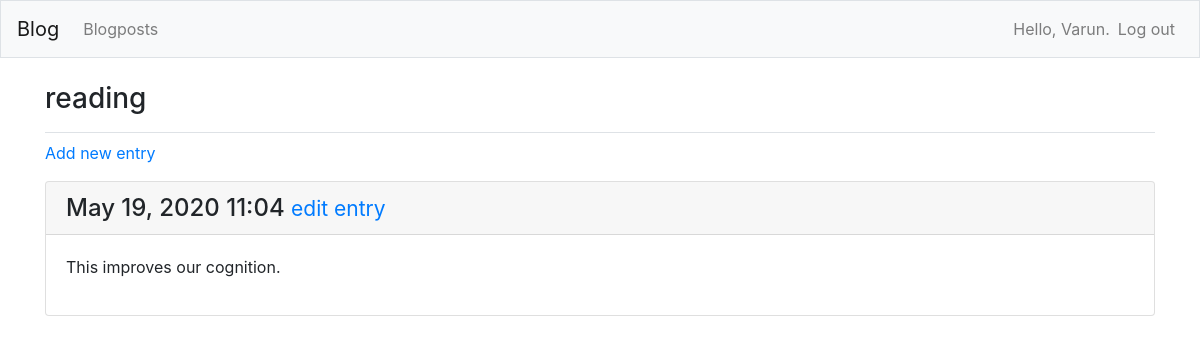
The page /blogposts/4/ (signed in) on the database its author committed.
### blogs/models.py (models this page shows, shortened)
class BlogPost(models.Model):
    title = models.CharField(max_length=200)
    date_added = models.DateTimeField(auto_now_add=True)
    owner = models.ForeignKey(User, on_delete=models.CASCADE)
    def __str__(self):
        return self.title

class Entry(models.Model):
    blogpost = models.ForeignKey(BlogPost, on_delete=models.Model)
    text = models.TextField()
    date_added = models.DateTimeField(auto_now_add=True)
    class Meta:
        verbose_name_plural = 'entries'

### blogs/views.py (the view)
# urls.py: url(r'^blogposts/(?P<blogpost_id>\d+)/$', views.blogpost, name='blogpost'),
@login_required
def blogpost(request, blogpost_id):
    blogpost = BlogPost.objects.get(id=blogpost_id)
    if blogpost.owner != request.user:
        raise Http404
    entries = blogpost.entry_set.order_by('-date_added')
    context = {'blogpost': blogpost, 'entries': entries}
    return render(request, 'blogs/blogpost.html', context)

### blogs/templates/blogs/blogpost.html
{% extends "blogs/base.html" %}
{% block page_header %}
  <h3>{{ blogpost }}</h3>
{% endblock page_header %}
{% block content %}
  <p>
    <a href="{% url 'blogs:new_entry' blogpost.id %}">Add new entry</a>
  </p>
  {% for entry in entries %}
    <div class="card mb-3">
      <h4 class="card-header">
        {{ entry.date_added|date:'M d, Y H:i' }}
        <small><a href="{% url 'blogs:edit_entry' entry.id %}">
            edit entry</a></small>
      </h4>
      <div class="card-body">
        {{ entry.text|linebreaks }}
      </div>
    </div>
  {% empty %}
    <p>There are no entries for this blogpost yet.</p>
  {% endfor %}
{% endblock content %}

### blogs/templates/blogs/base.html (shortened to what this page needs)
{% load bootstrap4 %}
<!doctype html>
<html lang="en">
  <head>
    {% bootstrap_css %}
  </head>
  <body>
    <nav class="navbar navbar-expand-md navbar-light bg-light mb-4 border">
      <a class="navbar-brand" href="{% url 'blogs:index' %}">Blog</a>
      <div class="collapse navbar-collapse" id="navbarCollapse">
        <ul class="navbar-nav mr-auto">
          <li class="nav-item">
            <a class="nav-link" href="{% url 'blogs:blogposts' %}">
              Blogposts</a>
          </li>
        </ul>
        <ul class="navbar-nav ml-auto">
          {% if user.is_authenticated %}
            <li class="nav-item">
              <span class="navbar-text"}>Hello, {{ user.username }}.</span>
            </li>
            <li class="nav-item">
              <a class="nav-link" href="{% url 'users:logout' %}">Log out</a>
            </li>
          {% endif %}
        </ul>
      </div>
    </nav>
    <main role="main" class="container">
      <div class="pb-2 mb-2 border-bottom">
        {% block page_header %}{% endblock page_header %}
      </div>
      <div>
        {% block content %}{% endblock content %}
      </div>
    </main>
  </body>
</html>

### rows shown on the page
BlogPost: title "reading"
Entry: date_added "May 19, 2020 11:04", text "This improves our cognition."

### other values the page prints
{{ user.username }} "Varun"
